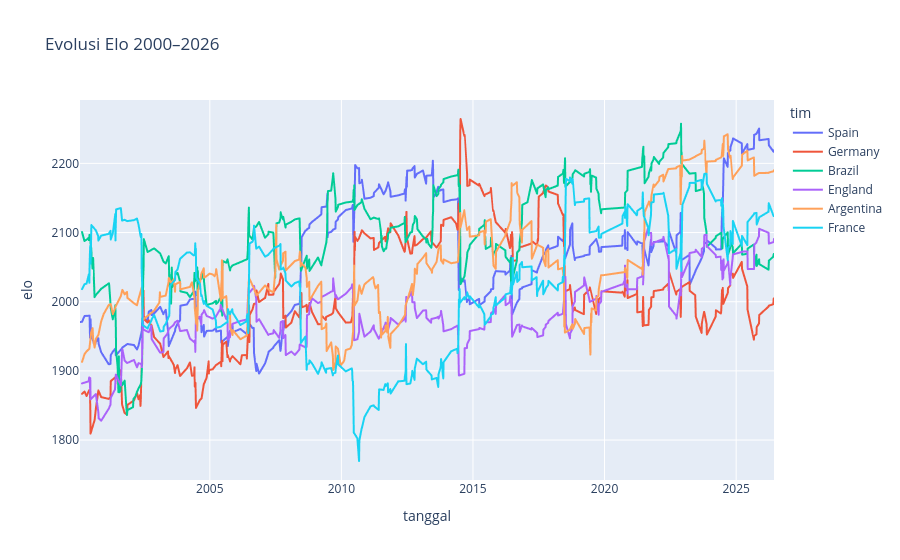

This figure's notebook cell:
### Markdown cell above
## Evolusi Elo tim-tim besar sejak 2000

### Code cell
from data_prep import elo_update, INITIAL_ELO
watch = ['Brazil', 'Argentina', 'France', 'Spain', 'England', 'Germany']
ratings, history = {}, []
for row in pre_wc.itertuples(index=False):
    eh = ratings.get(row.home_team, INITIAL_ELO)
    ea = ratings.get(row.away_team, INITIAL_ELO)
    ratings[row.home_team], ratings[row.away_team] = elo_update(eh, ea, row.home_score, row.away_score, row.tournament, bool(row.neutral))
    if row.date.year >= 2000:
        for t in (row.home_team, row.away_team):
            if t in watch:
                history.append((row.date, t, ratings[t]))
hist_df = pd.DataFrame(history, columns=['tanggal', 'tim', 'elo'])
fig = px.line(hist_df, x='tanggal', y='elo', color='tim', title='Evolusi Elo 2000–2026')
fig.show()

### Figure 1 — Plotly figure (JSON) as saved in the notebook; plotly's stock layout.template omitted (floating-point values rounded to 4 significant figures; data arrays with more than 128 entries replaced by an {"elided": "..."} marker saying what was removed)
{"data": [{"hovertemplate": "tim=Spain<br>tanggal=%{x}<br>elo=%{y}<extra></extra>", "legendgroup": "Spain", "line": {"color": "#636efa", "dash": "solid"}, "marker": {"symbol": "circle"}, "mode": "lines", "name": "Spain", "showlegend": true, "type": "scattergl", "x": {"elided": "342 str values"}, "xaxis": "x", "y": {"elided": "342 float values"}, "yaxis": "y"}, {"hovertemplate": "tim=Germany<br>tanggal=%{x}<br>elo=%{y}<extra></extra>", "legendgroup": "Germany", "line": {"color": "#EF553B", "dash": "solid"}, "marker": {"symbol": "circle"}, "mode": "lines", "name": "Germany", "showlegend": true, "type": "scattergl", "x": {"elided": "352 str values"}, "xaxis": "x", "y": {"elided": "352 float values"}, "yaxis": "y"}, {"hovertemplate": "tim=Brazil<br>tanggal=%{x}<br>elo=%{y}<extra></extra>", "legendgroup": "Brazil", "line": {"color": "#00cc96", "dash": "solid"}, "marker": {"symbol": "circle"}, "mode": "lines", "name": "Brazil", "showlegend": true, "type": "scattergl", "x": {"elided": "371 str values"}, "xaxis": "x", "y": {"elided": "371 float values"}, "yaxis": "y"}, {"hovertemplate": "tim=England<br>tanggal=%{x}<br>elo=%{y}<extra></extra>", "legendgroup": "England", "line": {"color": "#ab63fa", "dash": "solid"}, "marker": {"symbol": "circle"}, "mode": "lines", "name": "England", "showlegend": true, "type": "scattergl", "x": {"elided": "318 str values"}, "xaxis": "x", "y": {"elided": "318 float values"}, "yaxis": "y"}, {"hovertemplate": "tim=Argentina<br>tanggal=%{x}<br>elo=%{y}<extra></extra>", "legendgroup": "Argentina", "line": {"color": "#FFA15A", "dash": "solid"}, "marker": {"symbol": "circle"}, "mode": "lines", "name": "Argentina", "showlegend": true, "type": "scattergl", "x": {"elided": "342 str values"}, "xaxis": "x", "y": {"elided": "342 float values"}, "yaxis": "y"}, {"hovertemplate": "tim=France<br>tanggal=%{x}<br>elo=%{y}<extra></extra>", "legendgroup": "France", "line": {"color": "#19d3f3", "dash": "solid"}, "marker": {"symbol": "circle"}, "mode": "lines", "name": "France", "showlegend": true, "type": "scattergl", "x": {"elided": "350 str values"}, "xaxis": "x", "y": {"elided": "350 float values"}, "yaxis": "y"}], "layout": {"legend": {"title": {"text": "tim"}, "tracegroupgap": 0}, "title": {"text": "Evolusi Elo 2000–2026"}, "xaxis": {"anchor": "y", "domain": [0, 1], "title": {"text": "tanggal"}}, "yaxis": {"anchor": "x", "domain": [0, 1], "title": {"text": "elo"}}}}
